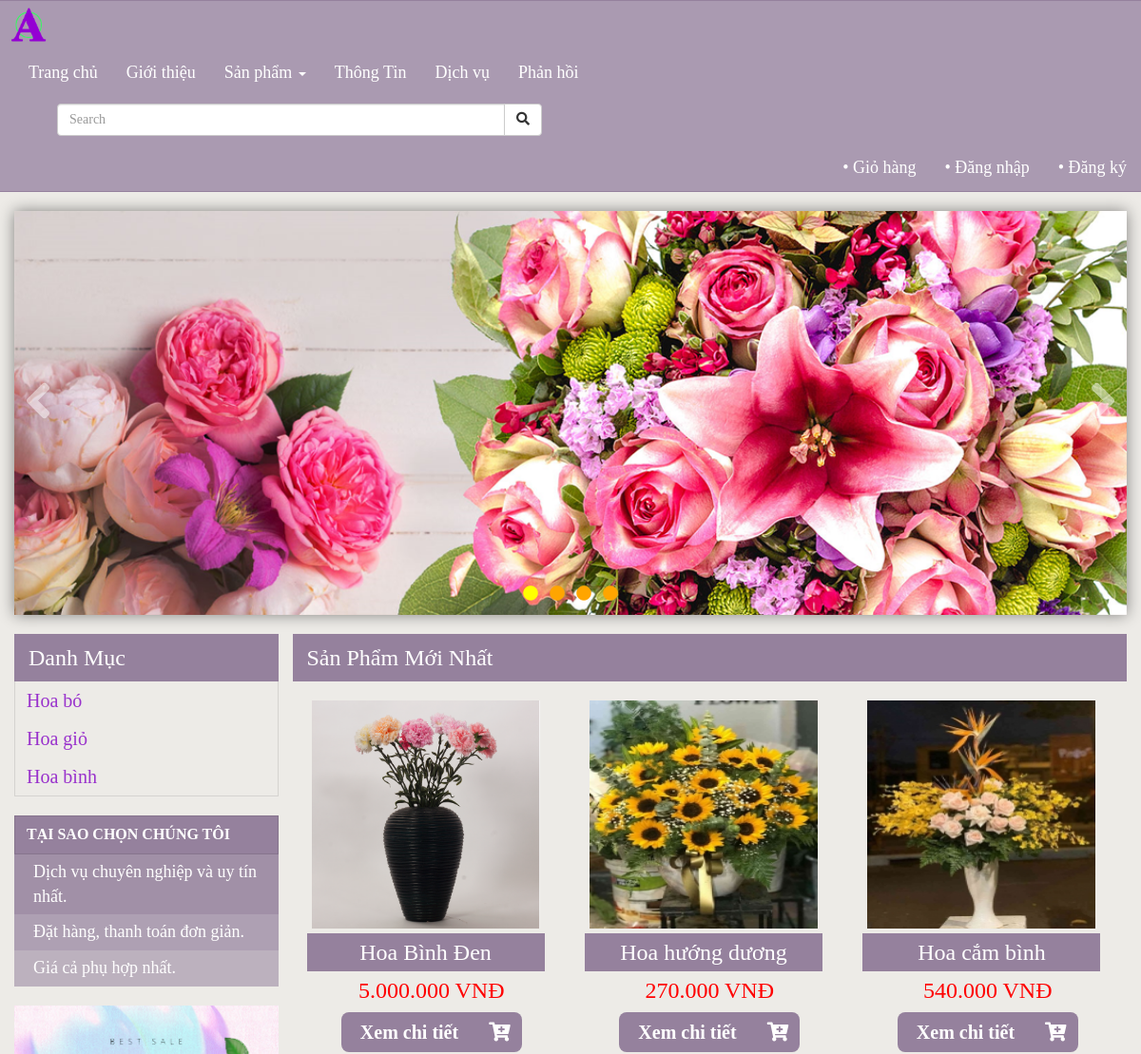
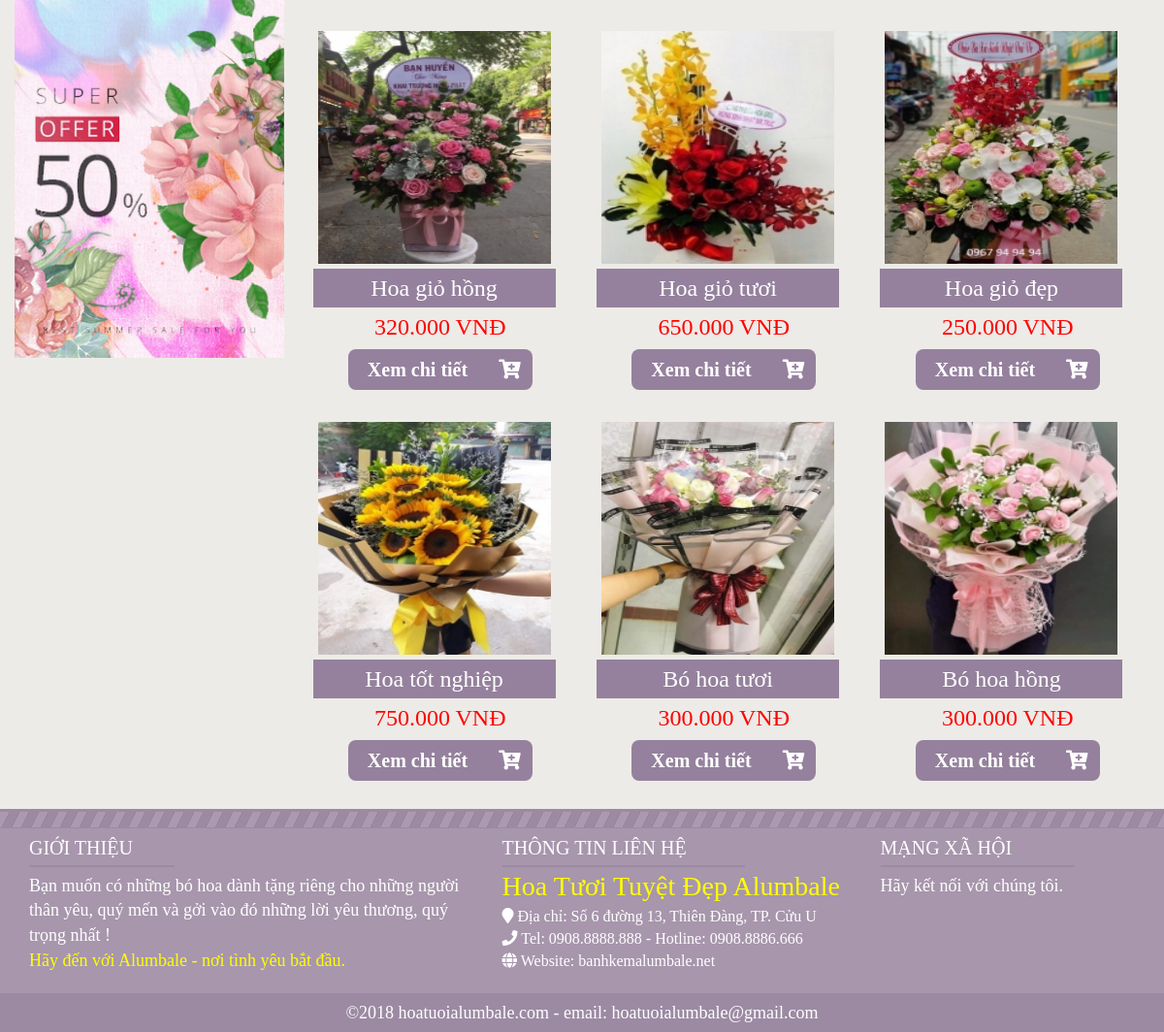
The app's page /hoatuoi/index.php with its own data (2 pictures, top to bottom).
### tables this page shows
CREATE TABLE `loaisanpham` (
  `idCL` int(20) NOT NULL,
  `tenCL` varchar(255) NOT NULL,
  `thutuCL` int(20) NOT NULL
);

CREATE TABLE `sanpham` (
  `idSP` int(20) NOT NULL,
  `idCL` int(20) NOT NULL,
  `maSP` varchar(255) NOT NULL,
  `tenSP` varchar(255) NOT NULL,
  `tenSP_kd` varchar(255) NOT NULL,
  `giaSP` int(20) NOT NULL,
  `motaSP` text NOT NULL,
  `hinhanhSP` varchar(255) NOT NULL,
  `soluong` int(11) NOT NULL
);

### hoatuoi/modules/content/tatcasp.php (the view)
<?php
    echo '<div class="title-2">';
    echo    '<h2>Sản Phẩm Mới Nhất</h2>';
    echo '</div>';
    echo '<div class="row">';
    $sql = "select * from sanpham order by idSP desc";
    $run = mysqli_query($conn,$sql);
    $i = 0;
    while($dong = mysqli_fetch_array($run,MYSQLI_ASSOC))
    {
        if($i<9)
        {
            echo "
                    <div class='col-xs-12 col-sm-6 col-md-4'>
                        <div class='box'>
                            <div class='box-img'>
                                <a href='index.php?act=chitietsanpham&item=$dong[idSP]'><img src='admin/uploads/$dong[hinhanhSP]' alt='' style='width:240px; height:240px'></a>
                            </div>
                            <div class='box-content'>
                                <div style='width:250px;height:40px;background:#95819d;line-height:40px;text-align:center'>
                                    <h3>$dong[tenSP]</h3>
                                </div>
                                <div style='width:100%;height:40px;line-height:40px;text-align:center'>
                                    <p>".number_format($dong['giaSP'],0,',','.')." VNĐ</p>
                                </div>
                                <div style='width:100%;padding:10px 0 20px 0'>
                                    <div style='display:block;text-align:center'>
                                        <a href='index.php?act=chitietsanpham&item=$dong[idSP]' class='see-details-btn'>Xem chi tiết</a><a href='index.php?act=addcart&item=$dong[idSP]' class='add-cart-btn'><i class='fa fa-cart-plus'></i></a>
                                    </div>
                                </div>
                            </div>
                        </div>
                    </div>
                ";
        }
        $i++;
    }
    echo " </div>";
?>

### hoatuoi/index.php (shortened to what this page needs)
<?php
    include('core/config.php');
?>
<!DOCTYPE html>
<html lang="vi-en">
<head>
    <link rel="stylesheet" href="library/fontawesome/fontawesome-free-5.0.9/web-fonts-with-css/css/fontawesome-all.min.css">
    <link rel="stylesheet" href="library/css/bootstrap.css">
    <link rel="stylesheet" href="library/css/style.css" type="text/css">
</head>
<body>
    <div class="container-fluid">
        <?php
            include('modules/header.php');
            include('modules/slideShow.php');
            include('modules/body.php');
            include('modules/footer.php');
        ?>
    </div>
</body>
</html>

### hoatuoi/modules/header.php (shortened to what this page needs)
<nav class="navbar navbar-inverse">
    <div class="container-fluid">
        <div class="navbar-header" style="margin-right:5px;">
            <a class="navbar-brand" href="index.php" style="padding:0 5px">
                <img src="media/images/Alogo.png" alt="" style="height:50px;width:auto;margin-left:15px;">
            </a>
        </div>
        <div class="collapse navbar-collapse" id="myNavbar">
            <ul class="nav navbar-nav">
                <li><a href="index.php">Trang chủ</a></li>
                <li><a href="index.php?act=gioithieu">Giới thiệu</a></li>
                <li class="dropdown">
                    <a class="dropdown-toggle" data-toggle="dropdown" href="#">Sản phẩm <span class="caret"></span></a>
                </li>
                <li><a href="index.php?act=tintuc">Thông Tin</a></li>
                <li><a href="index.php?act=dichvu">Dịch vụ</a></li>
                <li><a href="index.php?act=phanhoi">Phản hồi</a></li>
                <li>
                    <div class="col-xs-12 col-sm-12 col-md-6" style="">
                        <ul class="nav navbar-nav navbar-right" style="margin-left:0;padding:0 15px">
                            <li>
                                <form action="" method="get" class="navbar-form search-group" role="search">
                                    <div class="input-group">
                                        <input class="form-control"  type="text" name ="search-text" placeholder="Search">
                                        <div class="input-group-btn">
                                            <button class="btn btn-default" type="submit" name="act" value="timkiem"><i class="fa fa-search"></i></button>
                                        </div>
                                    </div>
                                </form>
                            </li>
                        </ul>
                    </div>
                </li>
            </ul>
            <ul class="nav navbar-nav navbar-right">
                <li><a href="index.php?act=listcart">• Giỏ hàng</a></li>
                <?php
                    if(isset($_SESSION['user']))
                    {
                        echo "<li><a href='index.php?act=myaccount'>• Hi, ".$_SESSION['user']['name']."</a></li>";
                        echo '<li><a href="index.php?act=logout">• Đăng xuất</a></li>';
                    }
                    else
                    {
                        echo '<li><a href="index.php?act=dangnhap">• Đăng nhập</a></li>';
                        echo '<li><a href="index.php?act=dangky">• Đăng ký</a></li>';
                    }
                ?>
            </ul>
        </div>
    </div>
</nav>

### hoatuoi/modules/slideShow.php (shortened to what this page needs)
<div id="slideShow" class="container">
    <img src="media/images/slideShow/slideShow0.png"/>
    <div><i class="fa fa-angle-left" id="prev"></i></div>
    <div><i class="fa fa-angle-right" id="next"></i></div>
    <ol class="pagination">
        <li><i class="fa fa-circle"></i></li>
        <li><i class="fa fa-circle"></i></li>
        <li><i class="fa fa-circle"></i></li>
        <li><i class="fa fa-circle"></i></li>
    </ol>
</div>

### hoatuoi/modules/body.php (shortened to what this page needs)
<div class="container" style="margin-bottom:15px;">
    <div class="row">
        <div id="left" class="col-xs-12 col-md-3" style="padding-left:0">
            <div id="categories">
                <div class="title-1">
                    <h2>Danh Mục</h2>
                </div>
                <ul class="list-group">
                    <?php
                        $sql = "select * from loaisanpham";
                        $run = mysqli_query($conn,$sql);
                        while($rows=mysqli_fetch_array($run,MYSQLI_ASSOC))
                        {
                            echo "<li class='list-group-item'><a href='index.php?act=loaisanpham&id=$rows[idCL]'>".$rows['tenCL']."</a></li>";
                        }
                    ?>
                </ul>
            </div>
            <div style="width:100%;color:#fff;font-size:18px">
                <div style="width:100%;background:rgba(149,129,157,1);border:1px solid rgba(0,0,0,.1);padding:8px 12px;box-sizing:border-box;margin-top:15px;font-weight:bold;font-size:16px">TẠI SAO CHỌN CHÚNG TÔI</div>
                <div style="width:100%;background:rgba(149,129,157,0.85);padding:6px 20px;box-sizing:border-box">Dịch vụ chuyên nghiệp và uy tín nhất.</div>
                <div style="width:100%;background:rgba(149,129,157,0.7);padding:6px 20px;box-sizing:border-box">Đặt hàng, thanh toán đơn giản.</div>
                <div style="width:100%;background:rgba(149,129,157,0.55);padding:6px 20px;box-sizing:border-box">Giá cả phụ hợp nhất.</div>
            </div>
            <div style="margin-top:20px">
                <a href="#"><img src="media/images/advertisement.png" alt="" width="100%"></a>
            </div>
        </div>
        <div id="right" class="col-xs-12 col-md-9" style="padding:0">
            <?php
                if(isset($_GET['act']))
                {
                    $tam = $_GET['act'];
                }
                else
                    $tam = '';
                switch($tam)
                {
                    default: include('modules/content/tatcasp.php'); break;
                }
            ?>
        </div>
    </div>
</div>

### hoatuoi/modules/footer.php (shortened to what this page needs)
<footer>
    <div class="container-fluid">
        <div id="footer-top"></div>
        <div id="footer-mid" style="background:#a796ac">
            <div class="container" style="padding:0 0 10px 0">
                <div class="row" style="padding:0;margin:0">
                    <div class="col-xs-12 col-md-5">
                        <div class="title-footer" style="width:150px">Giới thiệu</div>
                        <p style="color:white;font-size:18px;margin-top:7px">
                            Bạn muốn có những bó hoa dành tặng riêng cho những người thân yêu, quý mến và gởi vào đó những lời yêu thương, quý trọng nhất ! <br/>
                            <span class="color-yel">Hãy đến với Alumbale - nơi tình yêu bắt đầu.</span>
                        </p>
                    </div>
                    <div class="col-xs-12 col-md-4">
                        <div class="title-footer" style="width:250px"> Thông tin liên hệ</div>
                        <div>
                            <h2 style="color:white;font-size:28px;margin:5px 0 5px 0"><span class="color-yel">Hoa Tươi Tuyệt Đẹp Alumbale</span></h2>
                            <i class="fas fa-map-marker" style="color:#fff;font-size:16px"></i><span class="contact-info"> Địa chỉ: Số 6 đường 13, Thiên Đàng, TP. Cửu U</span><br/>
                            <i class="fas fa-phone" style="color:#fff;font-size:16px"></i><span class="contact-info"> Tel: 0908.8888.888 - Hotline: 0908.8886.666</span><br/>
                            <i class="fas fa-globe" style="color:#fff;font-size:16px"></i><span class="contact-info"> Website: banhkemalumbale.net</span><br/>
                        </div>
                    </div>
                    <div class="col-xs-12 col-md-3">
                        <div class="title-footer" style="width:200px">Mạng xã hội</div>
                        <p style="color:white;font-size:18px;margin-top:7px">Hãy kết nối với chúng tôi.</p>
                    </div>
                </div>
            </div>
        </div>
        <div id="footer-bottom">
            <div style="text-align:center;background:#9c8aa3;">
                <p style="color:white;font-size:18px;line-height:40px;margin:0">&copy;2018 hoatuoialumbale.com - email: hoatuoialumbale@gmail.com</p>
            </div>
        </div>
    </div>
</footer>

### hoatuoi/library/css/style.css (style rules this page uses)
body { color: #212121; font-size: 16px; font-family: 'Times New Roman', Times, serif; background: #edebe7; }
.container-fluid { padding: 0; }
.container { padding: 0; }
.row { margin: 0; }
#slideShow { max-height: 425px; box-shadow: 0 0 15px rgba(0,0,0,0.45); margin-top: 20px; position: relative; }
#slideShow img { width: 100%; height: auto; }
#slideShow .fa-angle-left { font-size: 60px; color: #fff; opacity: 0.5; cursor: pointer; position: absolute; top: 40%; left: 10px; z-index: 2; }
#slideShow .fa-angle-right { font-size: 60px; color: #fff; opacity: 0.5; cursor: pointer; position: absolute; top: 40%; right: 10px; z-index: 2; }
#slideShow ol { list-style: none; position: absolute; bottom: -10px; left: 50%; transform: translate(-50%,0%); }
#slideShow ol li { display: inline; margin: 0 4px; color: orange; cursor: pointer; }
#left { max-width: 100%; }
#right { max-width: 100%; }
#categories { width: 100%; }
#categories .title-1 { width: 100%; height: 50px; background: rgba(149,129,157,1); }
#categories h2 { color: #fff; font-size: 24px; line-height: 50px; margin-left: 15px; }
#right .title-2 { width: 100%; height: 50px; background: rgba(149,129,157,1); }
#right h2 { color: #fff; font-size: 24px; line-height: 50px; margin-left: 15px; }
#categories .list-group { width: 100%; list-style: none; border-right: 1px solid rgba(0,0,0,.1); border-bottom: 1px solid rgba(0,0,0,.1); border-left: 1px solid rgba(0,0,0,.1); box-sizing: border-box; }
#categories .list-group .list-group-item { width: 100%; height: 40px; line-height: 40px; background: none; border: none; padding: 0; margin: 0; }
#categories .list-group .list-group-item a { display: block; text-decoration: none; color: darkorchid; font-size: 20px; padding: 0 12px; }
.box { max-width: 270px; margin: 0 auto; margin-top: 15px; }
.box-img { width: 100%; padding: 5px; }
.box-img img { width: 240px; height: 240px; }
.box-content h3 { color: #fff; font-size: 24px; line-height: 40px; margin: 0; }
.box-content p { color: rgb(255, 0, 0); font-size: 24px; }
.box-content .see-details-btn { background: #95819d; text-decoration: none; color: white; font-size: 20px; font-weight: bold; text-align: center; padding: 10px 20px; border-radius: 8px 0 0 8px; cursor: pointer; }
.box-content .add-cart-btn { background: #95819d; color: white; font-size: 20px; text-align: center; padding: 10px 12px; border-radius: 0 8px 8px 0; outline: none; cursor: pointer; }
#footer-top { height: 20px; background: url('../../media/images/footer-divided.png') repeat-x; border-top: 3px solid #9c8aa3; border-bottom: 1px solid #9c8aa3; }
#footer-mid { background: #aa9ab1; }
#footer-bottom { height: 40px; background: #9c8aa3; }
.title-footer { height: 40px; display:block; color: #fff; font-size: 20px; text-transform: uppercase; line-height:40px; border-bottom:2px solid #9c8aa3; }
.contact-info { color: #fff; font-size: 16px; line-height: 22px; }
.color-yel { color: yellow; }
.navbar-inverse { color: #fff; background: #aa9ab1; border: 0; border-top: 1px solid #95819d; border-bottom: 1px solid #95819d; border-radius: 0; }
.navbar-inverse .navbar-nav > li > a { color: #fff; font-size: 18px; font-family: 'Times New Roman', Times, serif; }
@media only screen and (min-width:1120px) { .navbar-inverse { display: none; } }
@media only screen and (max-width:1200px) { .navbar-inverse { display: block; } }

### records on screen
loaisanpham: tenCL "Hoa bó"
loaisanpham: tenCL "Hoa giỏ"
loaisanpham: tenCL "Hoa bình"
sanpham: hinhanhSP (picture), tenSP "Hoa Bình Đen", giaSP "5.000.000"
sanpham: hinhanhSP (picture), tenSP "Hoa hướng dương", giaSP "270.000"
sanpham: hinhanhSP (picture), tenSP "Hoa cắm bình", giaSP "540.000"
sanpham: hinhanhSP (picture), tenSP "Hoa giỏ hồng", giaSP "320.000"
sanpham: hinhanhSP (picture), tenSP "Hoa giỏ tươi", giaSP "650.000"
sanpham: hinhanhSP (picture), tenSP "Hoa giỏ đẹp", giaSP "250.000"
sanpham: hinhanhSP (picture), tenSP "Hoa tốt nghiệp", giaSP "750.000"
sanpham: hinhanhSP (picture), tenSP "Bó hoa tươi", giaSP "300.000"
sanpham: hinhanhSP (picture), tenSP "Bó hoa hồng", giaSP "300.000"
